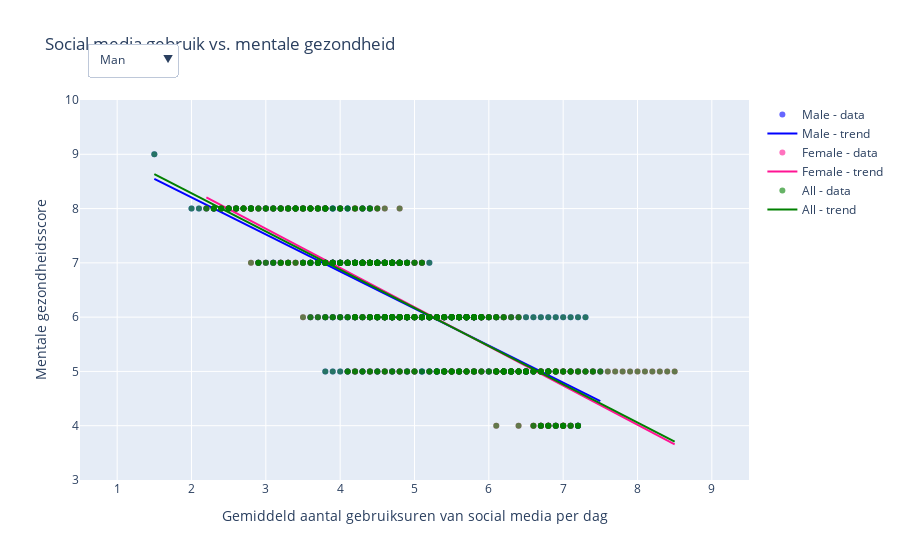

Notebook source saved alongside this figure:
### Markdown cell above
Studenten zijn al langer bekend om gevoelig te zijn voor mentale stoornissen. Door hoge studielast, sociale druk en financiële moeilijkheden staan zijn erg onder druk. Ook zijn jongeren meer actief op sociale media en worden daardoor ook beïnvloed. Veel studenten geven aan dat hun studieprestaties negatief worden beïnvloed door sociale media. Studenten die aangeven academisch beïnvloed te worden, gebruiken sociale media vaker.

### Code cell
import pandas as pd
import numpy as np
import plotly.graph_objects as go
import os
import kagglehub
from plotly.offline import init_notebook_mode
init_notebook_mode(connected=True)

path = kagglehub.dataset_download("adilshamim8/social-media-addiction-vs-relationships")
csv_path = os.path.join(path, "Students Social Media Addiction.csv")
df = pd.read_csv(csv_path)
df = df.dropna(subset=["Avg_Daily_Usage_Hours", "Mental_Health_Score", "Gender"])

genders = ["Male", "Female"]
colors = {"Male": "blue", "Female": "deeppink", "All": "green"}

# Functie om scatter + regressielijn trace te maken
def get_traces(gender=None):
    if gender:
        d = df[df["Gender"] == gender]
        label = gender
    else:
        d = df
        label = "All"

    # Regressielijn berekenen
    x = d["Avg_Daily_Usage_Hours"]
    y = d["Mental_Health_Score"]
    slope, intercept = np.polyfit(x, y, 1)
    x_vals = np.linspace(x.min(), x.max(), 100)
    y_vals = slope * x_vals + intercept

    # Scatter trace
    scatter = go.Scatter(
        x=x, y=y,
        mode='markers',
        name=f"{label} - data",
        marker=dict(color=colors[label], opacity=0.6),
        showlegend=True
    )

    # Lijn trace
    line = go.Scatter(
        x=x_vals, y=y_vals,
        mode='lines',
        name=f"{label} - trend",
        line=dict(color=colors[label], width=2),
        showlegend=True
    )

    return scatter, line

# Maak alle traces aan (elk 2: scatter + line)
male_traces = get_traces("Male")
female_traces = get_traces("Female")
all_traces = get_traces(None)
all_plot_traces = [*male_traces, *female_traces, *all_traces]

# Vaste assen bepalen op basis van hele dataset
x_min = df["Avg_Daily_Usage_Hours"].min()
x_max = df["Avg_Daily_Usage_Hours"].max()
y_min = df["Mental_Health_Score"].min()
y_max = df["Mental_Health_Score"].max()

# Dropdown menu zonder title updates
buttons = [
    dict(label="Man",
         method="update",
         args=[{"visible": [True, True, False, False, False, False]}]),
    dict(label="Vrouw",
         method="update",
         args=[{"visible": [False, False, True, True, False, False]}]),
    dict(label="Iedereen",
         method="update",
         args=[{"visible": [False, False, False, False, True, True]}])
]

# Plot figuur
fig = go.Figure(data=all_plot_traces)

fig.update_layout(
    title={"text": "Social media gebruik vs. mentale gezondheid"},
    xaxis=dict(
        title="Gemiddeld aantal gebruiksuren van social media per dag",
        range=[x_min - 1, x_max + 1],  # iets marge
        dtick=1,
        fixedrange=True
    ),
    yaxis=dict(
        title="Mentale gezondheidsscore",
        range=[y_min - 1, y_max + 1],
        dtick=1,
        fixedrange=True
    ),
    updatemenus=[dict(
        active=0,
        buttons=buttons,
        direction="down",
        showactive=True,
        x=0.01,             # links in beeld
        xanchor="left",
        y=1.15,             # boven de plot
        yanchor="top"
    )]
)

fig.show()

### Figure 1 — Plotly figure (JSON) as saved in the notebook; plotly's stock layout.template omitted (floating-point values rounded to 4 significant figures; data arrays with more than 128 entries replaced by an {"elided": "..."} marker saying what was removed)
{"data": [{"marker": {"color": "blue", "opacity": 0.6}, "mode": "markers", "name": "Male - data", "showlegend": true, "type": "scatter", "x": {"elided": "352 float values"}, "y": {"elided": "352 int values"}}, {"line": {"color": "blue", "width": 2}, "mode": "lines", "name": "Male - trend", "showlegend": true, "type": "scatter", "x": [1.5, 1.561, 1.621, 1.682, 1.742, 1.803, 1.864, 1.924, 1.985, 2.045, 2.106, 2.167, 2.227, 2.288, 2.348, 2.409, 2.47, 2.53, 2.591, 2.652, 2.712, 2.773, 2.833, 2.894, 2.955, 3.015, 3.076, 3.136, 3.197, 3.258, 3.318, 3.379, 3.439, 3.5, 3.561, 3.621, 3.682, 3.742, 3.803, 3.864, 3.924, 3.985, 4.045, 4.106, 4.167, 4.227, 4.288, 4.348, 4.409, 4.47, 4.53, 4.591, 4.652, 4.712, 4.773, 4.833, 4.894, 4.955, 5.015, 5.076, 5.136, 5.197, 5.258, 5.318, 5.379, 5.439, 5.5, 5.561, 5.621, 5.682, 5.742, 5.803, 5.864, 5.924, 5.985, 6.045, 6.106, 6.167, 6.227, 6.288, 6.348, 6.409, 6.47, 6.53, 6.591, 6.652, 6.712, 6.773, 6.833, 6.894, 6.955, 7.015, 7.076, 7.136, 7.197, 7.258, 7.318, 7.379, 7.439, 7.5], "y": [8.548, 8.507, 8.465, 8.424, 8.382, 8.341, 8.3, 8.258, 8.217, 8.176, 8.134, 8.093, 8.052, 8.01, 7.969, 7.928, 7.886, 7.845, 7.804, 7.762, 7.721, 7.679, 7.638, 7.597, 7.555, 7.514, 7.473, 7.431, 7.39, 7.349, 7.307, 7.266, 7.225, 7.183, 7.142, 7.101, 7.059, 7.018, 6.976, 6.935, 6.894, 6.852, 6.811, 6.77, 6.728, 6.687, 6.646, 6.604, 6.563, 6.522, 6.48, 6.439, 6.398, 6.356, 6.315, 6.273, 6.232, 6.191, 6.149, 6.108, 6.067, 6.025, 5.984, 5.943, 5.901, 5.86, 5.819, 5.777, 5.736, 5.695, 5.653, 5.612, 5.57, 5.529, 5.488, 5.446, 5.405, 5.364, 5.322, 5.281, 5.24, 5.198, 5.157, 5.116, 5.074, 5.033, 4.992, 4.95, 4.909, 4.867, 4.826, 4.785, 4.743, 4.702, 4.661, 4.619, 4.578, 4.537, 4.495, 4.454]}, {"marker": {"color": "deeppink", "opacity": 0.6}, "mode": "markers", "name": "Female - data", "showlegend": true, "type": "scatter", "x": {"elided": "353 float values"}, "y": {"elided": "353 int values"}}, {"line": {"color": "deeppink", "width": 2}, "mode": "lines", "name": "Female - trend", "showlegend": true, "type": "scatter", "x": [2.2, 2.264, 2.327, 2.391, 2.455, 2.518, 2.582, 2.645, 2.709, 2.773, 2.836, 2.9, 2.964, 3.027, 3.091, 3.155, 3.218, 3.282, 3.345, 3.409, 3.473, 3.536, 3.6, 3.664, 3.727, 3.791, 3.855, 3.918, 3.982, 4.045, 4.109, 4.173, 4.236, 4.3, 4.364, 4.427, 4.491, 4.555, 4.618, 4.682, 4.745, 4.809, 4.873, 4.936, 5.0, 5.064, 5.127, 5.191, 5.255, 5.318, 5.382, 5.445, 5.509, 5.573, 5.636, 5.7, 5.764, 5.827, 5.891, 5.955, 6.018, 6.082, 6.145, 6.209, 6.273, 6.336, 6.4, 6.464, 6.527, 6.591, 6.655, 6.718, 6.782, 6.845, 6.909, 6.973, 7.036, 7.1, 7.164, 7.227, 7.291, 7.355, 7.418, 7.482, 7.545, 7.609, 7.673, 7.736, 7.8, 7.864, 7.927, 7.991, 8.055, 8.118, 8.182, 8.245, 8.309, 8.373, 8.436, 8.5], "y": [8.206, 8.16, 8.114, 8.068, 8.022, 7.976, 7.93, 7.884, 7.838, 7.792, 7.746, 7.7, 7.654, 7.608, 7.562, 7.516, 7.47, 7.424, 7.378, 7.332, 7.287, 7.241, 7.195, 7.149, 7.103, 7.057, 7.011, 6.965, 6.919, 6.873, 6.827, 6.781, 6.735, 6.689, 6.643, 6.597, 6.551, 6.505, 6.459, 6.413, 6.367, 6.321, 6.276, 6.23, 6.184, 6.138, 6.092, 6.046, 6.0, 5.954, 5.908, 5.862, 5.816, 5.77, 5.724, 5.678, 5.632, 5.586, 5.54, 5.494, 5.448, 5.402, 5.356, 5.31, 5.265, 5.219, 5.173, 5.127, 5.081, 5.035, 4.989, 4.943, 4.897, 4.851, 4.805, 4.759, 4.713, 4.667, 4.621, 4.575, 4.529, 4.483, 4.437, 4.391, 4.345, 4.299, 4.254, 4.208, 4.162, 4.116, 4.07, 4.024, 3.978, 3.932, 3.886, 3.84, 3.794, 3.748, 3.702, 3.656]}, {"marker": {"color": "green", "opacity": 0.6}, "mode": "markers", "name": "All - data", "showlegend": true, "type": "scatter", "x": {"elided": "705 float values"}, "y": {"elided": "705 int values"}}, {"line": {"color": "green", "width": 2}, "mode": "lines", "name": "All - trend", "showlegend": true, "type": "scatter", "x": [1.5, 1.571, 1.641, 1.712, 1.783, 1.854, 1.924, 1.995, 2.066, 2.136, 2.207, 2.278, 2.348, 2.419, 2.49, 2.561, 2.631, 2.702, 2.773, 2.843, 2.914, 2.985, 3.056, 3.126, 3.197, 3.268, 3.338, 3.409, 3.48, 3.551, 3.621, 3.692, 3.763, 3.833, 3.904, 3.975, 4.045, 4.116, 4.187, 4.258, 4.328, 4.399, 4.47, 4.54, 4.611, 4.682, 4.753, 4.823, 4.894, 4.965, 5.035, 5.106, 5.177, 5.247, 5.318, 5.389, 5.46, 5.53, 5.601, 5.672, 5.742, 5.813, 5.884, 5.955, 6.025, 6.096, 6.167, 6.237, 6.308, 6.379, 6.449, 6.52, 6.591, 6.662, 6.732, 6.803, 6.874, 6.944, 7.015, 7.086, 7.157, 7.227, 7.298, 7.369, 7.439, 7.51, 7.581, 7.652, 7.722, 7.793, 7.864, 7.934, 8.005, 8.076, 8.146, 8.217, 8.288, 8.359, 8.429, 8.5], "y": [8.634, 8.584, 8.534, 8.484, 8.435, 8.385, 8.335, 8.285, 8.236, 8.186, 8.136, 8.086, 8.036, 7.987, 7.937, 7.887, 7.837, 7.788, 7.738, 7.688, 7.638, 7.588, 7.539, 7.489, 7.439, 7.389, 7.34, 7.29, 7.24, 7.19, 7.14, 7.091, 7.041, 6.991, 6.941, 6.892, 6.842, 6.792, 6.742, 6.692, 6.643, 6.593, 6.543, 6.493, 6.444, 6.394, 6.344, 6.294, 6.244, 6.195, 6.145, 6.095, 6.045, 5.996, 5.946, 5.896, 5.846, 5.796, 5.747, 5.697, 5.647, 5.597, 5.548, 5.498, 5.448, 5.398, 5.348, 5.299, 5.249, 5.199, 5.149, 5.1, 5.05, 5.0, 4.95, 4.9, 4.851, 4.801, 4.751, 4.701, 4.651, 4.602, 4.552, 4.502, 4.452, 4.403, 4.353, 4.303, 4.253, 4.203, 4.154, 4.104, 4.054, 4.004, 3.955, 3.905, 3.855, 3.805, 3.755, 3.706]}], "layout": {"title": {"text": "Social media gebruik vs. mentale gezondheid"}, "updatemenus": [{"active": 0, "buttons": [{"args": [{"visible": [true, true, false, false, false, false]}], "label": "Man", "method": "update"}, {"args": [{"visible": [false, false, true, true, false, false]}], "label": "Vrouw", "method": "update"}, {"args": [{"visible": [false, false, false, false, true, true]}], "label": "Iedereen", "method": "update"}], "direction": "down", "showactive": true, "x": 0.01, "xanchor": "left", "y": 1.15, "yanchor": "top"}], "xaxis": {"dtick": 1, "fixedrange": true, "range": [0.5, 9.5], "title": {"text": "Gemiddeld aantal gebruiksuren van social media per dag"}}, "yaxis": {"dtick": 1, "fixedrange": true, "range": [3, 10], "title": {"text": "Mentale gezondheidsscore"}}}}
